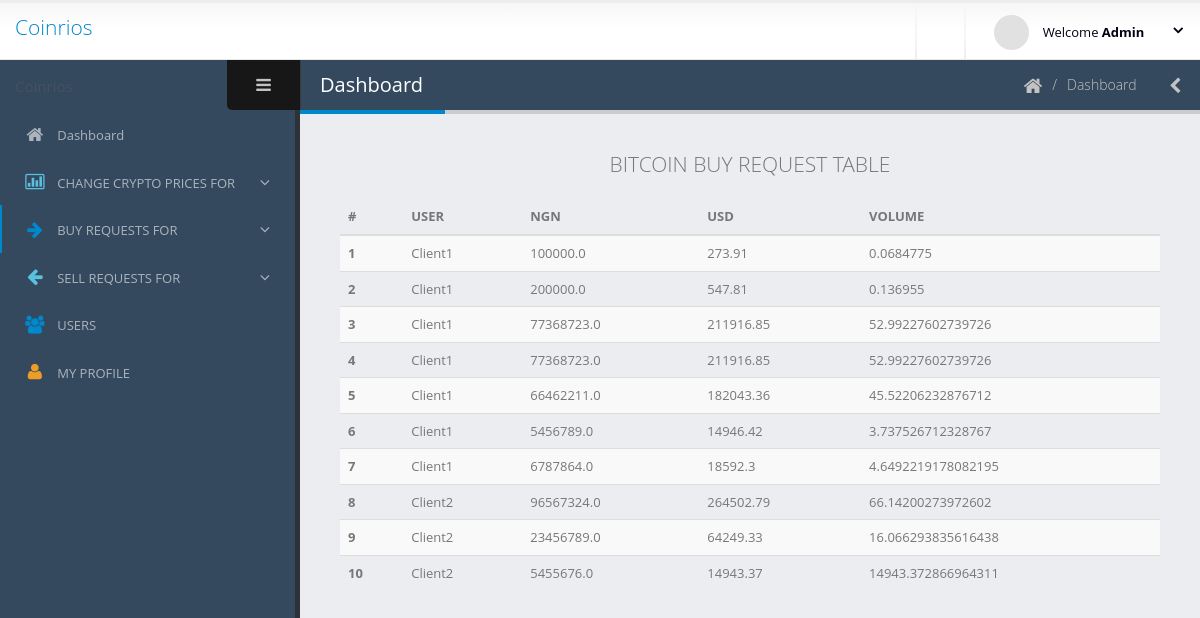
The page /administrator/bitcoin-buy-requests/ (signed in) on the database as committed earlier.
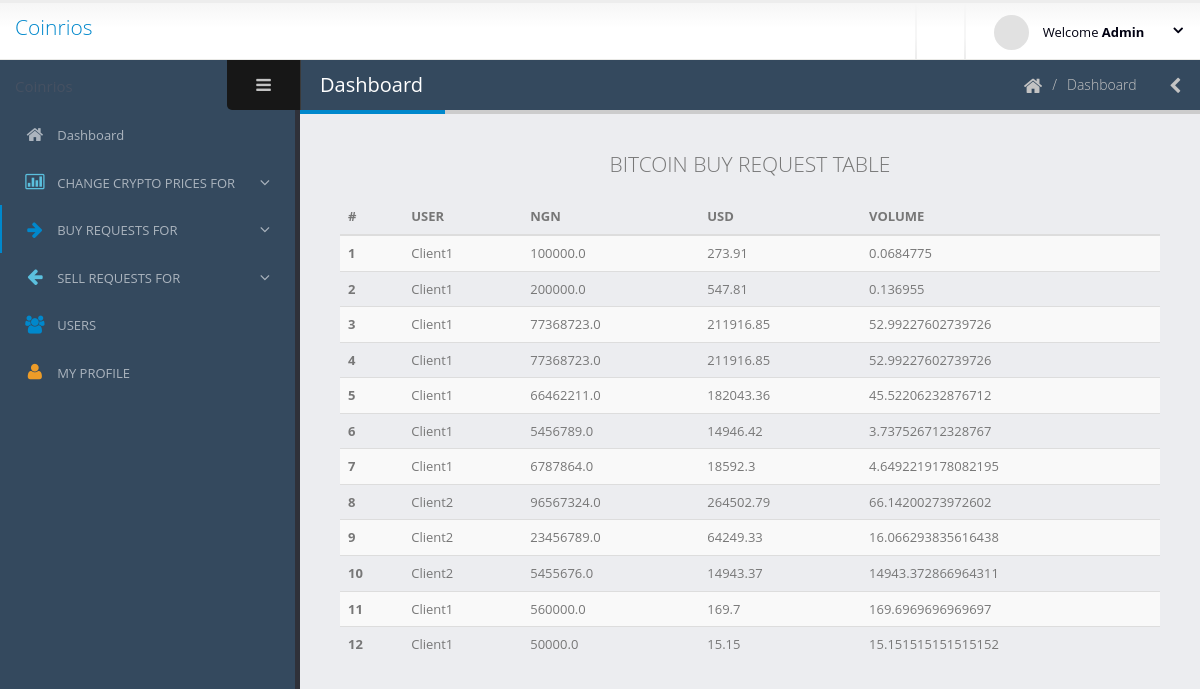
The same page on the database as committed later.
### registered_user/models.py (models this page shows, shortened)
class BitCoin(models.Model):
    user = models.ForeignKey(User, on_delete=models.CASCADE)
    NGN = models.FloatField()
    USD = models.FloatField()
    volume = models.FloatField()

### login/models.py (models this page shows)
class User(AbstractUser):
    is_administrator = models.BooleanField(default=False)
    is_registered_user = models.BooleanField(default=False)
    address = models.CharField(max_length=200)
    city = models.CharField(max_length=200)
    state = models.CharField(max_length=200)
    country = models.CharField(max_length=200)
    is_verified = models.BooleanField(default=False)
    confirmed_email = models.BooleanField(default=False)
    drivers_license_or_international_passport_or_national_id_card = models.FileField(validators=[validate_file_size])
    utility_bill = models.FileField(validators=[validate_file_size])

### administrator/views.py (the view)
# urls.py: path('bitcoin-buy-requests/', views.BitCoinBuyRequests.as_view(), name='bitcoin_buy_requests'),
@method_decorator([login_required(), administrator_required()], name='dispatch')
class BitCoinBuyRequests(ListView):
    model = BitCoin
    context_object_name = 'bit_coin_request'
    template_name = 'administrator/bitCoinBuyRequests.html'

### administrator/templates/administrator/bitCoinBuyRequests.html (shortened to what this page needs)
{% extends 'administrator/base.html' %}
{% block navLinks %}{% load static %}
<li>
    <a href="{% url 'administrator:adminDashboard' %}">
        <i class="fa fa-home" aria-hidden="true"></i>
        <span>Dashboard</span>
    </a>
</li>
<li class="nav-parent">
    <a>
        <i class="text-info fa fa-bar-chart-o" aria-hidden="true"></i>
        <span>CHANGE CRYPTO PRICES FOR</span>
    </a>
</li>
<li class="nav-parent nav-active">
    <a>
        <i class="text-primary fa fa-arrow-right" aria-hidden="true"></i>
        <span>BUY REQUESTS FOR</span>
    </a>
</li>
<li class="nav-parent">
    <a>
        <i class="text-info fa fa-arrow-left" aria-hidden="true"></i>
        <span>SELL REQUESTS FOR</span>
    </a>
</li>
<li>
    <a href="{% url 'administrator:registered_users' %}">
        <i class="text-primary fa fa-users" aria-hidden="true"></i>
        <span>USERS</span>
    </a>
</li>
<li>
    <a href="{% url 'administrator:registered_user_profile' user.pk %}">
        <i class="text-warning fa fa-user" aria-hidden="true"></i>
        <span>MY PROFILE</span>
    </a>
</li>
{% endblock %} {% block body %}
<p class="text-center lead">BITCOIN BUY REQUEST TABLE</p>
<div class="table-responsive">
    <table class="table table-striped">
        <thead>
            <tr>
                <th scope="col">#</th>
                <th scope="col">USER</th>
                <th scope="col">NGN</th>
                <th scope="col">USD</th>
                <th scope="col">VOLUME</th>
            </tr>
        </thead>
        <tbody>
         {% for fields in bit_coin_request %}
            <tr>
                <th scope="row">{{ fields.pk }}</th>
                <td>{{ fields.user }}</td>
                <td>{{ fields.NGN }}</td>
                <td>{{ fields.USD }}</td>
                <td>{{ fields.volume }}</td>
            </tr>
         {% endfor %}
        </tbody>
    </table>
</div>
{% endblock %}

Rows that differ between the two databases and show on the page:
added BitCoin: pk "11", user "Client1", NGN "560000.0", USD "169.7", volume "169.6969696969697"
added BitCoin: pk "12", user "Client1", NGN "50000.0", USD "15.15", volume "15.151515151515152"
